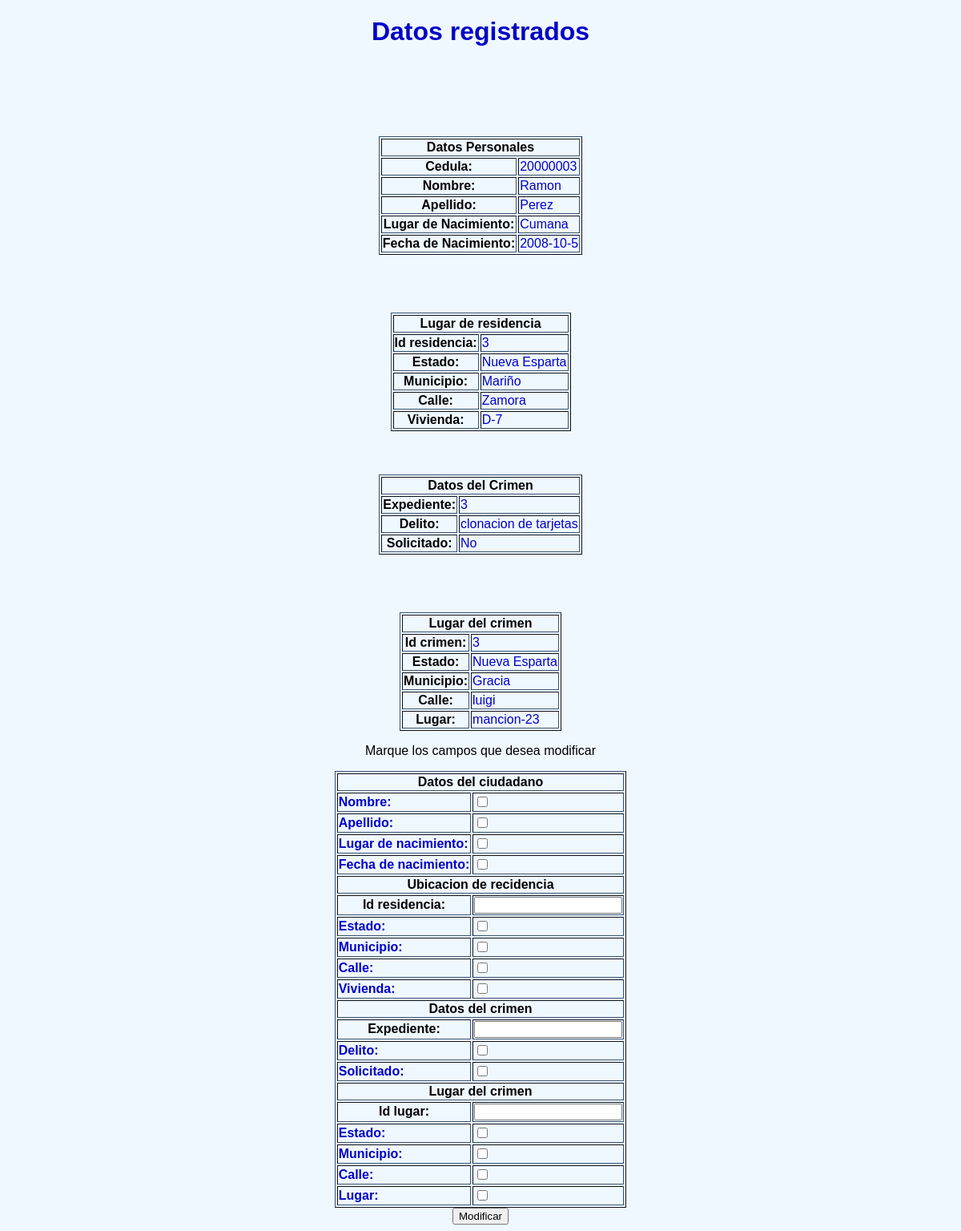
The page /form_modificar2.php?cedula=20000003 on the database its author committed.
### tables this page shows
CREATE TABLE Ciudadanos(
	cedula INT UNSIGNED NOT NULL,
	nombre VARCHAR(64) NOT NULL,
	apellido VARCHAR(64) NOT NULL,
	l_nacimiento VARCHAR(64) NOT NULL,
	f_nacimiento VARCHAR(64) NOT NULL,
	PRIMARY KEY(cedula)
);

CREATE TABLE Ubicacion_Ciudadanos(
	id_uc INT UNSIGNED NOT NULL AUTO_INCREMENT,
	cedula_uc INT UNSIGNED NOT NULL,
	estado_uc VARCHAR(64) NOT NULL,
	municipio_uc VARCHAR(64) NOT NULL,
	calle_uc VARCHAR(64) NOT NULL,
	vivienda_uc VARCHAR (64) NOT NULL,
	PRIMARY KEY (id_uc),
	INDEX UC_FK1(cedula_uc),
	FOREIGN KEY(cedula_uc)
		REFERENCES Ciudadanos(cedula)
);

CREATE TABLE Crimenes(
	expediente INT UNSIGNED NOT NULL,
    delito VARCHAR(64) NOT NULL,
    solicitado BOOL NOT NULL,
    cedula_c INT UNSIGNED NOT NULL,
    PRIMARY KEY (expediente),
    INDEX C_FK1(cedula_c),
    FOREIGN KEY (cedula_c)
		REFERENCES Ciudadanos(cedula)
);

CREATE TABLE Lugar_Crimenes(
	id_lc INT UNSIGNED NOT NULL AUTO_INCREMENT,
    estado_lc VARCHAR(64) NOT NULL,
    municipio_lc VARCHAR(64) NOT NULL,
    calle_lc VARCHAR(64) NOT NULL,
    lugar_lc VARCHAR(64) NOT NULL,
    expediente_lc INT UNSIGNED NOT NULL,
    PRIMARY KEY(id_lc),
    INDEX LC_FK1(expediente_lc),
    FOREIGN KEY (expediente_lc)
		REFERENCES Crimenes(expediente)
);

### form_modificar2.php (the view, shortened to what this page needs)
<!DOCTYPE html>
<html>
  <head>
    <link rel="stylesheet" type="text/css" href="estilo.css" media="screen" />
  </head>
  <body>
    <?php
    $cedula=$_GET["cedula"];
    include("conexionBD.php");
    echo("<center><h1>Datos registrados</h1></center>");
    $consulta="SELECT * FROM Ciudadanos WHERE cedula='$cedula'";
    $resultado=mysqli_query($conexion, $consulta);
    if($fila=mysqli_fetch_array($resultado, MYSQLI_ASSOC)){
      $consulta="SELECT * FROM Ciudadanos WHERE cedula='$cedula'";
      $resultado=mysqli_query($conexion, $consulta);
      mysqli_set_charset($conexion, "utf8");
      echo ("<center><table border='1'>");
      echo("<tr><th colspan='2'>Datos Personales</th></tr>");
      while($fila=mysqli_fetch_array($resultado, MYSQLI_ASSOC)){
        echo ("<tr><th>Cedula: </th><br /><td>$fila[cedula]</td></tr>");
        echo ("<tr><th>Nombre: </th><br /><td>$fila[nombre]</td></tr>");
        echo ("<tr><th>Apellido: </th><br /><td>$fila[apellido]</td></tr>");
        echo ("<tr><th>Lugar de Nacimiento: </th><br /><td>$fila[l_nacimiento]</td></tr>");
        echo ("<tr><th>Fecha de Nacimiento: </th><br /><td>$fila[f_nacimiento]</td></tr>");
      }
      echo("</table></center>");
            $consulta="SELECT * FROM Ubicacion_Ciudadanos WHERE cedula_uc='$cedula'";
            $resultado=mysqli_query($conexion, $consulta);
            echo("<center><table border='1'>");
            echo("<tr><th colspan='2'>Lugar de residencia</th></tr>");
            while($fila=mysqli_fetch_array($resultado, MYSQLI_ASSOC)){
              echo ("<tr><th>Id residencia:</th><td>$fila[id_uc]</td></tr>");
              echo ("<tr><th>Estado: </th><br /><td>$fila[estado_uc]</td></tr>");
              echo ("<tr><th>Municipio: </th><br /><td>$fila[municipio_uc]</td></tr>");
              echo ("<tr><th>Calle: </th><br /><td>$fila[calle_uc]</td></tr>");
              echo ("<tr><th>Vivienda: </th><br /><td>$fila[vivienda_uc]</td></tr>");
              }
            echo("</table></center>");
      $consulta="SELECT * FROM Crimenes WHERE cedula_c='$cedula'";
      $resultado=mysqli_query($conexion, $consulta);
      echo("<center><table border='1'>");
      echo("<tr><th colspan='2'>Datos del Crimen</th></tr>");
      while($fila=mysqli_fetch_array($resultado, MYSQLI_ASSOC)){
        echo ("<tr><th>Expediente: </th><br /><td>$fila[expediente]</td></tr>");
        echo ("<tr><th>Delito: </th><br /><td>$fila[delito]</td></tr>");
        if($fila["solicitato"]==0){
          $fila["solicitado"]="No";
        }
        else{
          $fila["solicitado"]="Si";
        }
        echo ("<tr><th>Solicitado: </th><br /><td>$fila[solicitado]</td></tr>");
        }
      echo("</table></center>");
      $consulta="SELECT * FROM Lugar_Crimenes, Crimenes WHERE expediente_lc=expediente AND cedula_c=$cedula";
      $resultado=mysqli_query($conexion, $consulta);
      echo("<center><table border='1'>");
      echo("<tr><th colspan='2'>Lugar del crimen</th></tr>");
      while($fila=mysqli_fetch_array($resultado, MYSQLI_ASSOC)){
        echo ("<tr><th>Id crimen:</th><td>$fila[id_lc]</td></tr>");
        echo ("<tr><th>Estado: </th><br /><td>$fila[estado_lc]</td></tr>");
        echo ("<tr><th>Municipio: </th><br /><td>$fila[municipio_lc]</td></tr>");
        echo ("<tr><th>Calle: </th><br /><td>$fila[calle_lc]</td></tr>");
        echo ("<tr><th>Lugar: </th><br /><td>$fila[lugar_lc]</td></tr>");
      }
      echo("</table></center>");
    }
    else{
      echo("<h2><center>El ciudadano no ha cometido delitos anteriormente</center></h2>");
    }
    ?>
    <center>
      <p>
  Marque los campos que desea modificar
</p>
<form name="Modificar" action="form_modificar3.php" method="get">
  <table border="1">
    <tr><th colspan='2'>Datos del ciudadano</th></tr>
    <tr>
      <td><strong>Nombre: </strong></td>
      <td><input name="nombre" type="checkbox" value="true"/></td>
    </tr>
    <tr>
      <td><strong>Apellido: </strong></td>
      <td><input name="apellido" type="checkbox" value="true" /></td>
    </tr>
    <tr>
      <td><strong>Lugar de nacimiento: </strong></td>
      <td><input name="l_nacimiento" type="checkbox" value="true" /></td>
    </tr>
    <tr>
      <td><strong>Fecha de nacimiento: </strong></td>
      <td><input name="f_nacimiento" type="checkbox" value="true" /></td>
    </tr>
    <tr><th colspan='2'>Ubicacion de recidencia</th></tr>
    <tr>
      <th>Id residencia:</th>
      <td><input name="id_uc" type="text"</td>
    </tr>
    <tr>
      <td><strong>Estado: </strong></td>
      <td><input name="estado_uc" type="checkbox" value="true" /></td>
    </tr>
    <tr>
      <td><strong>Municipio: </strong></td>
      <td><input name="municipio_uc" type="checkbox" value="true" /></td>
    </tr>
    <tr>
      <td><strong>Calle: </strong></td>
      <td><input name="calle_uc" type="checkbox" value="true" /></td>
    </tr>
    <tr>
      <td><strong>Vivienda: </strong></td>
      <td><input name="vivienda_uc" type="checkbox" value="true" /></td>
    </tr>
    <tr><th colspan='2'>Datos del crimen</th></tr>
    <tr>
      <th>Expediente:</th>
      <td><input name="expediente" type="text"</td>
    </tr>
    <tr>
      <td><strong>Delito: </strong></td>
      <td><input name="delito" type="checkbox" value="true" /></td>
    </tr>
    <tr>
      <td><strong>Solicitado: </strong></td>
      <td><input name="solicitado" type="checkbox" value="true" /></td>
    </tr>
    <tr><th colspan='2'>Lugar del crimen</th></tr>
    <tr>
      <th>Id lugar:</th>
      <td><input name="id_lc" type="text"</td>
    </tr>
    <tr>
      <td><strong>Estado: </strong></td>
      <td><input name="estado_lc" type="checkbox" value="true" /></td>
    </tr>
    <tr>
      <td><strong>Municipio: </strong></td>
      <td><input name="municipio_lc" type="checkbox" value="true" /></td>
    </tr>
    <tr>
      <td><strong>Calle: </strong></td>
      <td><input name="calle_lc" type="checkbox" value="true" /></td>
    </tr>
    <tr>
      <td><strong>Lugar: </strong></td>
      <td><input name="lugar_lc" type="checkbox" value="true" /></td>
    </tr>
  </table>
  <input value="Modificar" type="submit"/>
</form>
    </center>
  </body>
</html>

### estilo.css (style rules this page uses)
body { background-color: #f0f8ff; font-family: Helvetica, sans-serif; }
h1 { color: #0000c8; font-style: bold; text-shadow: black, 4px, 3px, 7px, 2px; }
table { border-color:#37526f; }
td { font-style: bold; color: #0000c8; }

### rows shown on the page
ciudadanos: cedula "20000003", nombre "Ramon", apellido "Perez", l_nacimiento "Cumana", f_nacimiento "2008-10-5"
ubicacion_ciudadanos: id_uc "3", estado_uc "Nueva Esparta", municipio_uc "Mariño", calle_uc "Zamora", vivienda_uc "D-7"
crimenes: expediente "3", delito "clonacion de tarjetas", fila "No"
lugar_crimenes: id_lc "3", estado_lc "Nueva Esparta", municipio_lc "Gracia", calle_lc "luigi", lugar_lc "mancion-23"
